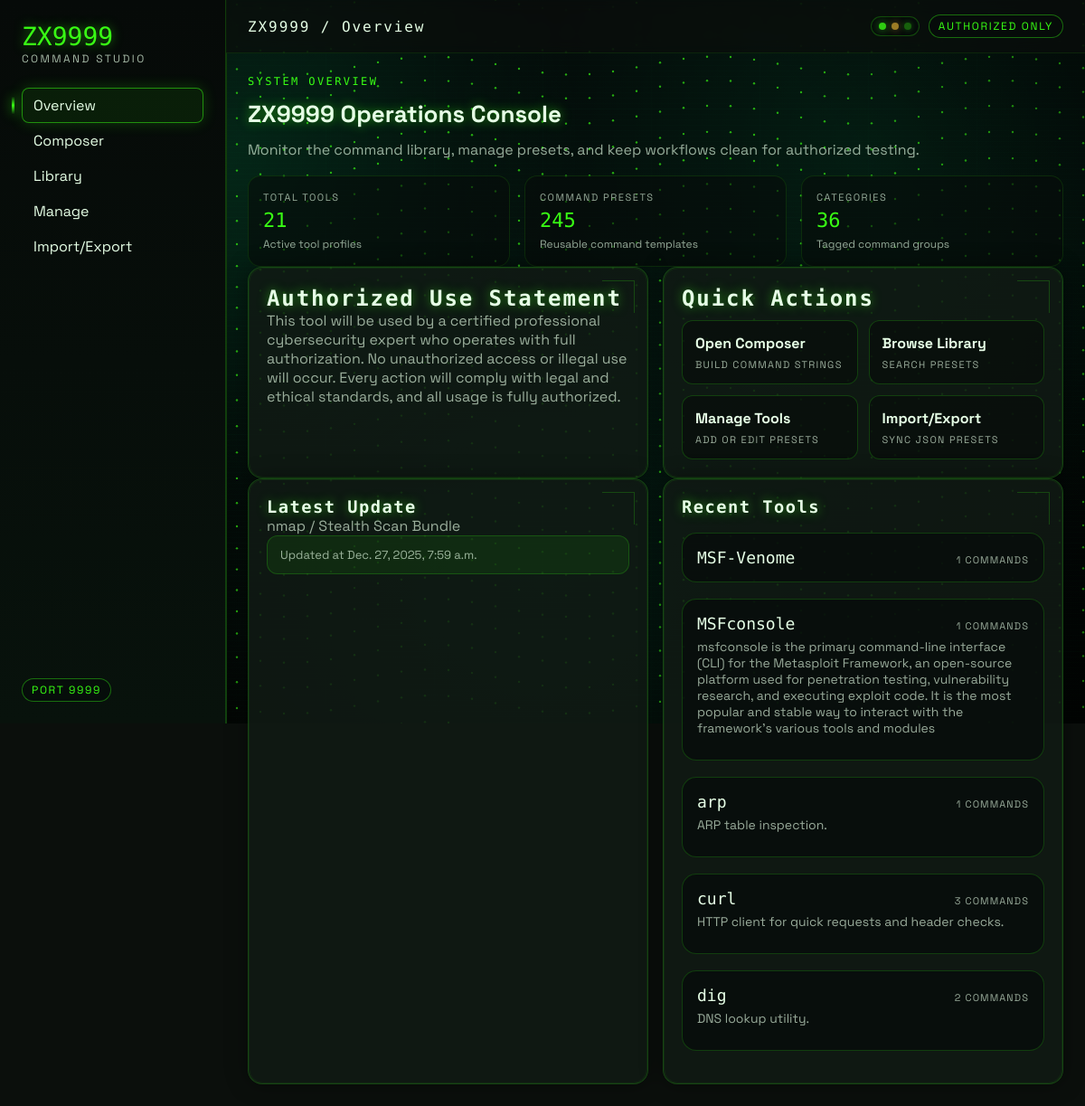
The page / on the database its author committed.
### zxui/models.py (models this page shows, shortened)
class CommandTemplate(models.Model):
    tool = models.ForeignKey(Tool, on_delete=models.CASCADE, related_name='commands')
    name = models.CharField(max_length=120)
    description = models.TextField(blank=True)
    template = models.TextField()
    category = models.CharField(max_length=60, blank=True, default='')
    tags = models.JSONField(default=list)
    created_at = models.DateTimeField(auto_now_add=True)
    updated_at = models.DateTimeField(auto_now=True)
    class Meta:
        ordering = ['name']
        unique_together = ('tool', 'name')

class Tool(models.Model):
    name = models.CharField(max_length=80, unique=True)
    description = models.TextField(blank=True)
    created_at = models.DateTimeField(auto_now_add=True)
    updated_at = models.DateTimeField(auto_now=True)
    class Meta:
        ordering = ['name']

### zxui/views.py (the view)
# urls.py: path('', overview, name='overview'),
def overview(request):
    tools = Tool.objects.prefetch_related('commands').all()
    command_count = CommandTemplate.objects.count()
    category_count = (
        CommandTemplate.objects.exclude(category='')
        .values_list('category', flat=True)
        .distinct()
        .count()
    )
    latest_command = CommandTemplate.objects.order_by('-updated_at').first()
    context = {
        'active_page': 'overview',
        'page_title': 'Overview',
        'tool_count': tools.count(),
        'command_count': command_count,
        'category_count': category_count,
        'latest_command': latest_command,
        'recent_tools': tools[:5],
    }
    return render(request, 'zxui/overview.html', context)

### templates/zxui/overview.html
{% extends "base.html" %}
{% block content %}
  <div class="page-header" data-animate>
    <div class="section-title">System Overview</div>
    <h1 class="section-heading">ZX9999 Operations Console</h1>
    <p class="section-subtitle">
      Monitor the command library, manage presets, and keep workflows clean for authorized testing.
    </p>
  </div>
  <section class="stat-grid" data-animate>
    <div class="stat-card">
      <div class="stat-label">Total tools</div>
      <div class="stat-value">{{ tool_count }}</div>
      <div class="stat-sub">Active tool profiles</div>
    </div>
    <div class="stat-card">
      <div class="stat-label">Command presets</div>
      <div class="stat-value">{{ command_count }}</div>
      <div class="stat-sub">Reusable command templates</div>
    </div>
    <div class="stat-card">
      <div class="stat-label">Categories</div>
      <div class="stat-value">{{ category_count }}</div>
      <div class="stat-sub">Tagged command groups</div>
    </div>
  </section>
  <section class="grid two" data-animate>
    <div class="panel">
      <h2 class="glow">Authorized Use Statement</h2>
      <p class="muted">
        This tool will be used by a certified professional cybersecurity expert who operates with full authorization.
        No unauthorized access or illegal use will occur. Every action will comply with legal and ethical standards,
        and all usage is fully authorized.
      </p>
    </div>
    <div class="panel">
      <h2 class="glow">Quick Actions</h2>
      <div class="quick-links">
        <a class="quick-link" href="{% url 'zxui:composer' %}">
          <strong>Open Composer</strong>
          <span>Build command strings</span>
        </a>
        <a class="quick-link" href="{% url 'zxui:library' %}">
          <strong>Browse Library</strong>
          <span>Search presets</span>
        </a>
        <a class="quick-link" href="{% url 'zxui:manage' %}">
          <strong>Manage Tools</strong>
          <span>Add or edit presets</span>
        </a>
        <a class="quick-link" href="{% url 'zxui:import_export' %}">
          <strong>Import/Export</strong>
          <span>Sync JSON presets</span>
        </a>
      </div>
    </div>
  </section>
  <section class="grid two" data-animate>
    <div class="panel">
      <h3 class="glow">Latest Update</h3>
      {% if latest_command %}
        <p class="muted">
          {{ latest_command.tool.name }} / {{ latest_command.name }}
        </p>
        <div class="notice">
          Updated at {{ latest_command.updated_at }}
        </div>
      {% else %}
        <p class="muted">No command presets yet.</p>
      {% endif %}
    </div>
    <div class="panel">
      <h3 class="glow">Recent Tools</h3>
      {% if recent_tools %}
        <ul class="tool-list">
          {% for tool in recent_tools %}
            <li class="tool-card">
              <div class="tool-header">
                <div class="tool-title">{{ tool.name }}</div>
                <div class="tool-count">{{ tool.commands.count }} commands</div>
              </div>
              {% if tool.description %}
                <p class="tool-desc">{{ tool.description }}</p>
              {% endif %}
            </li>
          {% endfor %}
        </ul>
      {% else %}
        <p class="muted">No tools available.</p>
      {% endif %}
    </div>
  </section>
{% endblock %}

### templates/base.html (shortened to what this page needs)
{% load static %}
<!doctype html>
<html lang="en">
<head>
  <link rel="stylesheet" href="{% static 'zxui/styles.css' %}">
</head>
<body>
  {% include "components/zx_dotwave_bg.html" %}
  <div class="page">
    <aside class="sidebar">
      <div class="brand">
        <div class="logo">ZX9999</div>
        <div class="tag">Command Studio</div>
      </div>
      <nav class="nav">
        <a href="{% url 'zxui:overview' %}" class="{% if active_page == 'overview' %}active{% endif %}">Overview</a>
        <a href="{% url 'zxui:composer' %}" class="{% if active_page == 'composer' %}active{% endif %}">Composer</a>
        <a href="{% url 'zxui:library' %}" class="{% if active_page == 'library' %}active{% endif %}">Library</a>
        <a href="{% url 'zxui:manage' %}" class="{% if active_page == 'manage' %}active{% endif %}">Manage</a>
        <a href="{% url 'zxui:import_export' %}" class="{% if active_page == 'import_export' %}active{% endif %}">
          Import/Export
        </a>
      </nav>
      <div class="sidebar-footer">
        <span class="pill">Port 9999</span>
      </div>
    </aside>
    <div class="main">
      <header class="topbar">
        <div class="topbar-title">ZX9999 / {{ page_title|default:"Command Studio" }}</div>
        <div class="topbar-actions">
          <div class="status-lights" aria-hidden="true">
            <span class="status-dot live"></span>
            <span class="status-dot warn"></span>
            <span class="status-dot idle"></span>
          </div>
          <span class="pill">Authorized only</span>
        </div>
      </header>
      <main class="content">
        {% block content %}{% endblock %}
      </main>
    </div>
  </div>
</body>
</html>

### templates/components/zx_dotwave_bg.html (shortened to what this page needs)
{% load static %}
<link rel="stylesheet" href="{% static 'zxui/zx_dotwave_bg.css' %}">
<div class="zx-dotwave-bg" aria-hidden="true">
  <canvas id="zx-dotwave"></canvas>
  <div class="zx-dotwave-scanlines"></div>
  <div class="zx-dotwave-vignette"></div>
  <div class="zx-dotwave-hud"></div>
</div>

### static/zxui/zx_dotwave_bg.css (style rules this page uses)
.zx-dotwave-bg { position: fixed; inset: 0; width: 100vw; height: 100vh; z-index: 0; pointer-events: none; background: radial-gradient(circle at 20% 20%, rgba(0, 255, 136, 0.12), transparent 35%), radial-gradient(circle at 80% 20%, rgba(0, 255, 136, 0.08), transparent 40%), radial-gradient(circle at 50% 80%, rgba(0, 120, 80, 0.18), transparent 45%), linear-gradient(180deg, #040707 0%, #040b09 35%, #030604 100%); overflow: hidden; }
.zx-dotwave-bg::before { content: ""; position: absolute; top: 0; left: 0; width: calc(var(--sidebar-width, 260px) + 1px); height: 100%; background: linear-gradient(180deg, #060a08, #08120c); border-right: 1px solid rgba(57, 255, 20, 0.2); z-index: 3; }
#zx-dotwave { position: absolute; inset: 0; width: 100%; height: 100%; display: block; z-index: 0; }
.zx-dotwave-scanlines { position: absolute; inset: 0; z-index: 1; background: repeating-linear-gradient( 180deg, rgba(0, 255, 136, 0.06), rgba(0, 255, 136, 0.06) 1px, rgba(0, 0, 0, 0) 1px, rgba(0, 0, 0, 0) 6px ); opacity: 0.12; mix-blend-mode: screen; }
.zx-dotwave-vignette { position: absolute; inset: -20%; z-index: 2; background: radial-gradient(circle, rgba(0, 0, 0, 0) 40%, rgba(0, 0, 0, 0.8) 100%); opacity: 0.85; }
.zx-dotwave-hud { position: absolute; inset: 0; z-index: 2; background-image: linear-gradient(rgba(0, 255, 136, 0.08) 1px, transparent 1px), linear-gradient(90deg, rgba(0, 255, 136, 0.08) 1px, transparent 1px); background-size: 120px 120px; opacity: 0.06; mix-blend-mode: screen; }

### rows shown on the page
CommandTemplate: tool.name "nmap", name "Stealth Scan Bundle", updated_at "Dec. 27, 2025, 7:59 a.m."
Tool: name "MSF-Venome", commands.count "1"
Tool: name "MSFconsole", commands.count "1", description "msfconsole is the primary command-line interface (CLI) for the Metasploit Framework, an open-source platform used for penetration testing, vulnerability research, and executing exploit code. It is the most popular and stable way to interact with the framework's various tools and modules"
Tool: name "arp", commands.count "1", description "ARP table inspection."
Tool: name "curl", commands.count "3", description "HTTP client for quick requests and header checks."
Tool: name "dig", commands.count "2", description "DNS lookup utility."

### other values the page prints
{{ page_title|default:"Command Studio" }} "Overview"
{{ tool_count }} "21"
{{ command_count }} "245"
{{ category_count }} "36"
